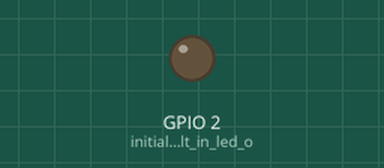
Bench run of a sketch on a simulated ESP8266 (NodeMCU). Shown: output pins drawn as LEDs (lit = HIGH). WiFi joins after 1.5 s; servers stay silent unless stated; uploads are accepted with an empty reply; what the sketch prints to the serial monitor is not drawn.

Above: at 5.9 s.
Timing chart, 0 to 10.9 s (numbered marks = the images above):
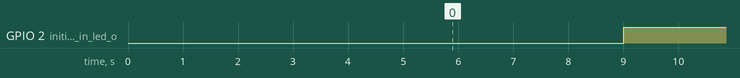

Measured:
- by itself, GPIO 2 (initialize_built_in_led_o): alternates HIGH for 3.2 s and LOW for 3.0 s

The sketch:

NodeMCU.ino
```cpp
/* Code Written by Rishi Tiwari
 *  Website:- https://tricksumo.com
*/

#include <ESP8266WiFi.h>
#include <ESP8266HTTPClient.h>

// Update HOST URL here

#define HOST "wangibumi.000webhost.com"          // Enter HOST URL without "http:// "  and "/" at the end of URL

#define WIFI_SSID "orangepi2"            // WIFI SSID here
#define WIFI_PASSWORD "orangepi"        // WIFI password here

// Declare global variables which will be uploaded to server

int val = 1;
int val2 = 99;
int val3 = 55;

String sendval, sendval2, sendval3, postData;


void setup() {


Serial.begin(115200);
Serial.println("Communication Started \n\n");
delay(1000);

pinMode(LED_BUILTIN, OUTPUT);     // initialize built in led on the board

WiFi.mode(WIFI_STA);
WiFi.begin(WIFI_SSID, WIFI_PASSWORD);                                     //try to connect with wifi
Serial.print("Connecting to ");
Serial.print(WIFI_SSID);
while (WiFi.status() != WL_CONNECTED)
{ Serial.print(".");
    delay(500); }

Serial.println();
Serial.print("Connected to ");
Serial.println(WIFI_SSID);
Serial.print("IP Address is : ");
Serial.println(WiFi.localIP());    //print local IP address

delay(300);
}


void loop() {

HTTPClient http;    // http object of clas HTTPClient
WiFiClient client;

// Convert integer variables to string
sendval = String(val);
sendval2 = String(val2);
sendval3 = String(val3);

//postData = "sendval=" + sendval + "&sendval2=" + sendval2;
postData = "sendval=" + sendval + "sendval2=" + sendval2 + "sendval3=" +sendval3;


// We can post values to PHP files as  example.com/dbwrite.php?name1=val1&name2=val2&name3=val3
// Hence created variable postDAta and stored our variables in it in desired format
// For more detials, refer:- https://www.tutorialspoint.com/php/php_get_post.htm

// Update Host URL here:-

http.begin(client,"http://wangibumi.000webhost.com/dbwrite.php");              // Connect to host where MySQL databse is hosted
http.addHeader("Content-Type", "application/x-www-form-urlencoded");            //Specify content-type header


int httpCode = http.POST(postData);   // Send POST request to php file and store server response code in variable named httpCode
//Serial.println("Values are, sendval = " + sendval + " and sendval2 = "+sendval2 );
Serial.println("Values are, sendval = " + sendval + " and sendval2 = " + sendval2 + " and sendval3 = " + sendval3);


// if connection eatablished then do this
if (httpCode == 200) { Serial.println("Values uploaded successfully."); Serial.println(httpCode);
String webpage = http.getString();    // Get html webpage output and store it in a string
Serial.println(webpage + "\n");
}

// if failed to connect then return and restart

else {
  Serial.println(httpCode);
  Serial.println("Failed to upload values. \n");
  http.end();
  delay(300);
  return; }


delay(3000);
digitalWrite(LED_BUILTIN, LOW);
delay(3000);
digitalWrite(LED_BUILTIN, HIGH);

val+=1; val2+=2; val3+=3;// Incrementing value of variables


}
```
